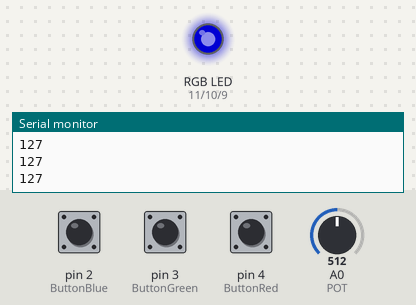
Bench run of a sketch on a simulated Arduino Uno, built with avr-gcc and run on an emulated ATmega328P. Shown: an RGB LED mixed from three pins (HIGH = lit), the last lines printed to the serial monitor. The test bench sets the inputs (shaded band); at power-on: A0 (POT) = 512, pin 3 (ButtonGreen) LOW, pin 4 (ButtonRed) LOW, pin 2 (ButtonBlue) LOW. Dim RGB values are drawn brighter than linear.

Above: at 1.2 s.
1.3 s: A0 (POT) set to 716
At 2.5 s:
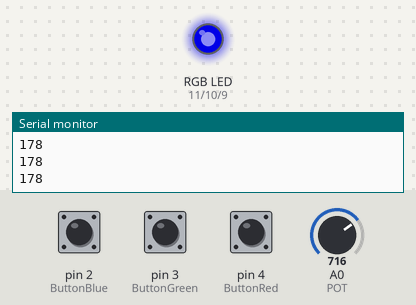
2.8 s: pin 3 (ButtonGreen) pulled HIGH for 0.15 s
At 3.8 s:
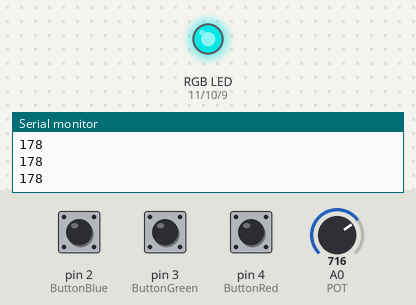
4.4 s: pin 4 (ButtonRed) pulled HIGH for 0.15 s
At 5.1 s:
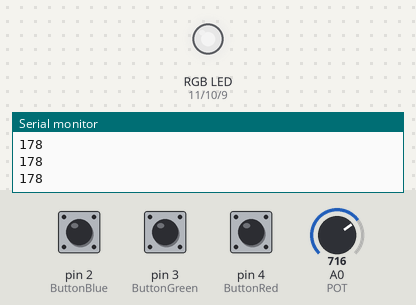
6.0 s: A0 (POT) set to 900
At 6.4 s:
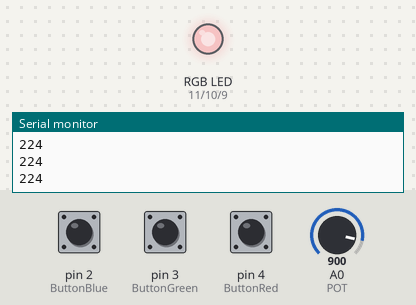
7.5 s: pin 2 (ButtonBlue) pulled HIGH for 0.15 s
At 8.5 s:
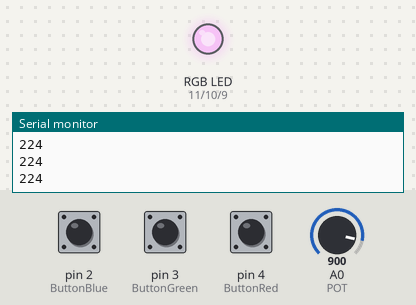
9.1 s: pin 3 (ButtonGreen) pulled HIGH for 1 s
At 9.8 s:
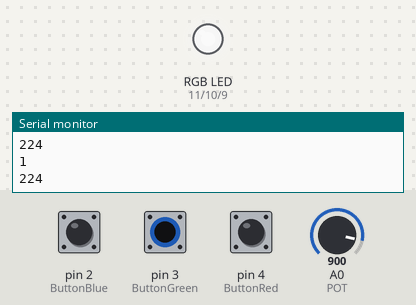
Timing chart, 0 to 12.1 s (numbered marks = the images above; inputs shaded):
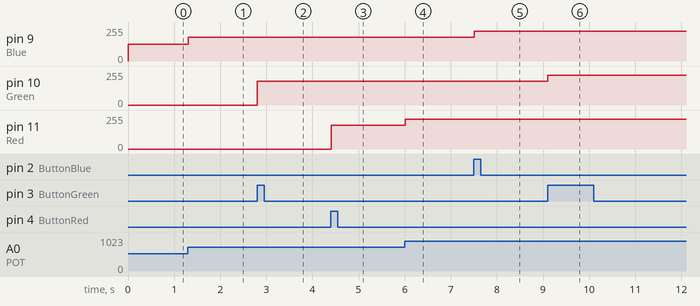

Measured:
- after the input at 1.3 s, pin 9 (Blue): 127/255 → 178/255 at once
- after the input at 2.8 s, pin 10 (Green): 0/255 → 178/255 at once
- after the input at 4.4 s, pin 11 (Red): 0/255 → 178/255 at once
- after the input at 6.0 s, pin 11 (Red): 178/255 → 224/255 at once
- after the input at 7.5 s, pin 9 (Blue): 178/255 → 224/255 at once
- after the input at 9.1 s, pin 10 (Green): 178/255 → 224/255 at once

The sketch:

PWM.ino
```cpp
int Red = 11;
int Green = 10;
int Blue = 9;
int POT = A0; // analog input for potentiometer
int ButtonRed = 4;
int ButtonGreen = 3;
int ButtonBlue = 2;
int colorSelect = 9; // initialize on Red channel


void setup() {
  // put your setup code here, to run once:
  Serial.begin(9600);
  // initialize the LED output pins
  pinMode(Red, OUTPUT);
  pinMode(Green, OUTPUT);
  pinMode(Blue, OUTPUT);
  // initialize the potentiometer's analog input pin
  pinMode(POT, INPUT);

  // initialize the button inputs
  pinMode(ButtonRed, INPUT);
  pinMode(ButtonGreen, INPUT);
  pinMode(ButtonBlue, INPUT);
}

void loop() {
  // put your main code here, to run repeatedly:
  int potValue = analogRead(POT);
  int potScaled = map(potValue, 0, 1023, 0, 255);
  Serial.println(potScaled);

  int buttonStateRed = digitalRead(ButtonRed);
  int buttonStateGreen = digitalRead(ButtonGreen);
  int buttonStateBlue = digitalRead(ButtonBlue);

  if(buttonStateRed == HIGH){
    colorSelect = Red;
    Serial.println(buttonStateRed);
  }
  if(buttonStateGreen == HIGH){
    colorSelect = Green;
    Serial.println(buttonStateGreen);
  }
  if(buttonStateBlue == HIGH){
    colorSelect = Blue;
    Serial.println(buttonStateBlue);
  }

  analogWrite(colorSelect, potScaled);

}
```
